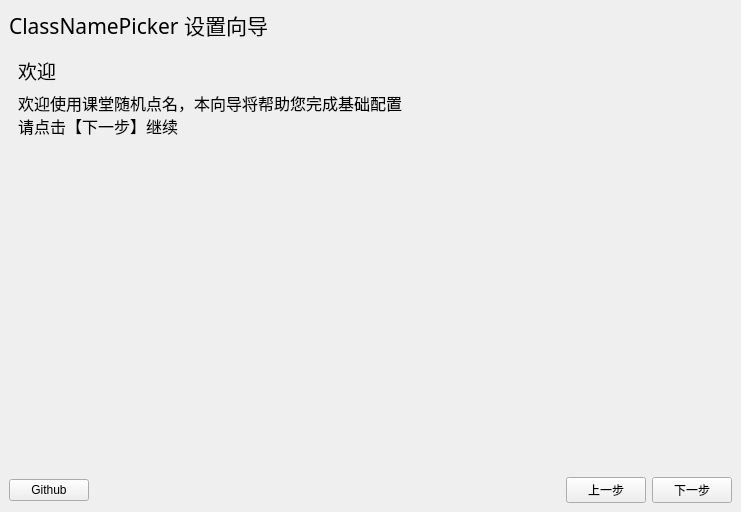
<?xml version="1.0" encoding="UTF-8"?>
<ui version="4.0">
 <class>MainWindow</class>
 <widget class="QMainWindow" name="MainWindow">
  <property name="geometry">
   <rect>
    <x>0</x>
    <y>0</y>
    <width>741</width>
    <height>512</height>
   </rect>
  </property>
  <property name="windowTitle">
   <string>MainWindow</string>
  </property>
  <widget class="QWidget" name="centralwidget">
   <layout class="QVBoxLayout" name="verticalLayout">
    <item>
     <widget class="QLabel" name="label">
      <property name="font">
       <font>
        <family>宋体</family>
        <pointsize>16</pointsize>
       </font>
      </property>
      <property name="text">
       <string>ClassNamePicker 设置向导</string>
      </property>
     </widget>
    </item>
    <item>
     <widget class="QStackedWidget" name="stackedWidget">
      <property name="currentIndex">
       <number>1</number>
      </property>
      <widget class="QWidget" name="page_4">
       <layout class="QVBoxLayout" name="verticalLayout_5">
        <item>
         <widget class="QLabel" name="label_9">
          <property name="font">
           <font>
            <family>仿宋</family>
            <pointsize>14</pointsize>
           </font>
          </property>
          <property name="text">
           <string>大功告成</string>
          </property>
         </widget>
        </item>
        <item>
         <widget class="QLabel" name="label_8">
          <property name="font">
           <font>
            <family>宋体</family>
            <pointsize>12</pointsize>
           </font>
          </property>
          <property name="inputMethodHints">
           <set>Qt::ImhNone</set>
          </property>
          <property name="text">
           <string>您已完成全部步骤，点击【完成】保存并退出</string>
          </property>
          <property name="textFormat">
           <enum>Qt::PlainText</enum>
          </property>
          <property name="scaledContents">
           <bool>false</bool>
          </property>
          <property name="wordWrap">
           <bool>true</bool>
          </property>
         </widget>
        </item>
        <item>
         <spacer name="verticalSpacer_5">
          <property name="orientation">
           <enum>Qt::Vertical</enum>
          </property>
          <property name="sizeHint" stdset="0">
           <size>
            <width>20</width>
            <height>40</height>
           </size>
          </property>
         </spacer>
        </item>
       </layout>
      </widget>
      <widget class="QWidget" name="page">
       <layout class="QVBoxLayout" name="verticalLayout_2">
        <item>
         <widget class="QLabel" name="label_2">
          <property name="font">
           <font>
            <family>仿宋</family>
            <pointsize>14</pointsize>
           </font>
          </property>
          <property name="text">
           <string>欢迎</string>
          </property>
         </widget>
        </item>
        <item>
         <widget class="QLabel" name="label_3">
          <property name="font">
           <font>
            <family>宋体</family>
            <pointsize>12</pointsize>
           </font>
          </property>
          <property name="inputMethodHints">
           <set>Qt::ImhNone</set>
          </property>
          <property name="text">
           <string>欢迎使用课堂随机点名，本向导将帮助您完成基础配置
请点击【下一步】继续</string>
          </property>
          <property name="textFormat">
           <enum>Qt::PlainText</enum>
          </property>
          <property name="scaledContents">
           <bool>false</bool>
          </property>
          <property name="wordWrap">
           <bool>true</bool>
          </property>
         </widget>
        </item>
        <item>
         <spacer name="verticalSpacer">
          <property name="orientation">
           <enum>Qt::Vertical</enum>
          </property>
          <property name="sizeHint" stdset="0">
           <size>
            <width>20</width>
            <height>40</height>
           </size>
          </property>
         </spacer>
        </item>
       </layout>
      </widget>
      <widget class="QWidget" name="page_3">
       <layout class="QVBoxLayout" name="verticalLayout_4">
        <item>
         <widget class="QLabel" name="label_6">
          <property name="font">
           <font>
            <family>仿宋</family>
            <pointsize>14</pointsize>
           </font>
          </property>
          <property name="text">
           <string>检查更新</string>
          </property>
         </widget>
        </item>
        <item>
         <widget class="QLabel" name="label_7">
          <property name="font">
           <font>
            <family>宋体</family>
            <pointsize>12</pointsize>
           </font>
          </property>
          <property name="inputMethodHints">
           <set>Qt::ImhNone</set>
          </property>
          <property name="text">
           <string>请稍后，正在检查 Github 上是否有新版本...</string>
          </property>
          <property name="textFormat">
           <enum>Qt::PlainText</enum>
          </property>
          <property name="scaledContents">
           <bool>false</bool>
          </property>
          <property name="wordWrap">
           <bool>true</bool>
          </property>
         </widget>
        </item>
        <item>
         <widget class="QProgressBar" name="progressBar">
          <property name="value">
           <number>0</number>
          </property>
          <property name="textVisible">
           <bool>true</bool>
          </property>
         </widget>
        </item>
        <item>
         <spacer name="verticalSpacer_4">
          <property name="orientation">
           <enum>Qt::Vertical</enum>
          </property>
          <property name="sizeHint" stdset="0">
           <size>
            <width>20</width>
            <height>40</height>
           </size>
          </property>
         </spacer>
        </item>
        <item>
         <layout class="QHBoxLayout" name="horizontalLayout_3">
          <item>
           <spacer name="horizontalSpacer_4">
            <property name="orientation">
             <enum>Qt::Horizontal</enum>
            </property>
            <property name="sizeType">
             <enum>QSizePolicy::Minimum</enum>
            </property>
            <property name="sizeHint" stdset="0">
             <size>
              <width>40</width>
              <height>20</height>
             </size>
            </property>
           </spacer>
          </item>
          <item>
           <widget class="QPushButton" name="pushButton_5">
            <property name="enabled">
             <bool>false</bool>
            </property>
            <property name="text">
             <string>下载新版本</string>
            </property>
           </widget>
          </item>
         </layout>
        </item>
        <item>
         <spacer name="verticalSpacer_3">
          <property name="orientation">
           <enum>Qt::Vertical</enum>
          </property>
          <property name="sizeHint" stdset="0">
           <size>
            <width>20</width>
            <height>258</height>
           </size>
          </property>
         </spacer>
        </item>
       </layout>
      </widget>
      <widget class="QWidget" name="page_2">
       <layout class="QVBoxLayout" name="verticalLayout_3">
        <item>
         <widget class="QLabel" name="label_5">
          <property name="font">
           <font>
            <family>仿宋</family>
            <pointsize>14</pointsize>
           </font>
          </property>
          <property name="text">
           <string>配置名单</string>
          </property>
         </widget>
        </item>
        <item>
         <widget class="QLabel" name="label_4">
          <property name="font">
           <font>
            <family>宋体</family>
            <pointsize>12</pointsize>
           </font>
          </property>
          <property name="inputMethodHints">
           <set>Qt::ImhNone</set>
          </property>
          <property name="text">
           <string>您可以从常见的电子花名册中导入名单，点击下方【选择文件】按钮，选择包括学生【姓名】【性别】的xlsx表格文件（例如信息表、联络册、缴费单等），程序将自动尝试提取，您可在下方看到提取结果并进行调整

如果您没有适合的表格，也可手动导入</string>
          </property>
          <property name="textFormat">
           <enum>Qt::PlainText</enum>
          </property>
          <property name="scaledContents">
           <bool>false</bool>
          </property>
          <property name="wordWrap">
           <bool>true</bool>
          </property>
         </widget>
        </item>
        <item>
         <layout class="QHBoxLayout" name="horizontalLayout">
          <item>
           <spacer name="horizontalSpacer_2">
            <property name="orientation">
             <enum>Qt::Horizontal</enum>
            </property>
            <property name="sizeType">
             <enum>QSizePolicy::Minimum</enum>
            </property>
            <property name="sizeHint" stdset="0">
             <size>
              <width>40</width>
              <height>20</height>
             </size>
            </property>
           </spacer>
          </item>
          <item>
           <widget class="QPushButton" name="pushButton_4">
            <property name="text">
             <string>选择文件</string>
            </property>
           </widget>
          </item>
          <item>
           <spacer name="horizontalSpacer_3">
            <property name="orientation">
             <enum>Qt::Horizontal</enum>
            </property>
            <property name="sizeType">
             <enum>QSizePolicy::Minimum</enum>
            </property>
            <property name="sizeHint" stdset="0">
             <size>
              <width>40</width>
              <height>20</height>
             </size>
            </property>
           </spacer>
          </item>
         </layout>
        </item>
        <item>
         <widget class="QTableView" name="tableView"/>
        </item>
        <item>
         <spacer name="verticalSpacer_2">
          <property name="orientation">
           <enum>Qt::Vertical</enum>
          </property>
          <property name="sizeHint" stdset="0">
           <size>
            <width>20</width>
            <height>40</height>
           </size>
          </property>
         </spacer>
        </item>
       </layout>
      </widget>
     </widget>
    </item>
    <item>
     <layout class="QHBoxLayout" name="horizontalLayout_2">
      <property name="sizeConstraint">
       <enum>QLayout::SetDefaultConstraint</enum>
      </property>
      <item>
       <widget class="QPushButton" name="pushButton_3">
        <property name="text">
         <string>Github</string>
        </property>
       </widget>
      </item>
      <item>
       <spacer name="horizontalSpacer">
        <property name="orientation">
         <enum>Qt::Horizontal</enum>
        </property>
        <property name="sizeType">
         <enum>QSizePolicy::Expanding</enum>
        </property>
        <property name="sizeHint" stdset="0">
         <size>
          <width>40</width>
          <height>20</height>
         </size>
        </property>
       </spacer>
      </item>
      <item>
       <widget class="QPushButton" name="pushButton_2">
        <property name="text">
         <string>上一步</string>
        </property>
       </widget>
      </item>
      <item>
       <widget class="QPushButton" name="pushButton">
        <property name="text">
         <string>下一步</string>
        </property>
       </widget>
      </item>
     </layout>
    </item>
   </layout>
  </widget>
 </widget>
 <resources/>
 <connections/>
</ui>
